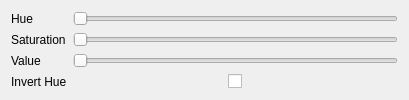
<?xml version="1.0" encoding="UTF-8"?>
<ui version="4.0">
 <class>Form</class>
 <widget class="QWidget" name="Form">
  <property name="geometry">
   <rect>
    <x>0</x>
    <y>0</y>
    <width>409</width>
    <height>96</height>
   </rect>
  </property>
  <property name="minimumSize">
   <size>
    <width>400</width>
    <height>0</height>
   </size>
  </property>
  <property name="windowTitle">
   <string>Form</string>
  </property>
  <layout class="QGridLayout" name="gridLayout">
   <item row="1" column="0">
    <widget class="QLabel" name="label">
     <property name="text">
      <string>Saturation</string>
     </property>
    </widget>
   </item>
   <item row="0" column="0">
    <widget class="QLabel" name="label_2">
     <property name="text">
      <string>Hue</string>
     </property>
    </widget>
   </item>
   <item row="0" column="1">
    <widget class="QLabeledRangeSlider" name="hue_slider">
     <property name="maximum">
      <number>180</number>
     </property>
     <property name="orientation">
      <enum>Qt::Horizontal</enum>
     </property>
    </widget>
   </item>
   <item row="2" column="1">
    <widget class="QLabeledRangeSlider" name="value_slider">
     <property name="maximum">
      <number>255</number>
     </property>
     <property name="orientation">
      <enum>Qt::Horizontal</enum>
     </property>
    </widget>
   </item>
   <item row="1" column="1">
    <widget class="QLabeledRangeSlider" name="sat_slider">
     <property name="maximum">
      <number>255</number>
     </property>
     <property name="orientation">
      <enum>Qt::Horizontal</enum>
     </property>
    </widget>
   </item>
   <item row="2" column="0">
    <widget class="QLabel" name="label_3">
     <property name="text">
      <string>Value</string>
     </property>
    </widget>
   </item>
   <item row="3" column="0">
    <widget class="QLabel" name="label_4">
     <property name="text">
      <string>Invert Hue</string>
     </property>
    </widget>
   </item>
   <item row="3" column="1" alignment="Qt::AlignHCenter">
    <widget class="QCheckBox" name="invert_hue_btn">
     <property name="text">
      <string/>
     </property>
    </widget>
   </item>
  </layout>
 </widget>
 <customwidgets>
  <customwidget>
   <class>QLabeledRangeSlider</class>
   <extends>QSlider</extends>
   <header>superqt.h</header>
  </customwidget>
 </customwidgets>
 <resources/>
 <connections/>
</ui>
